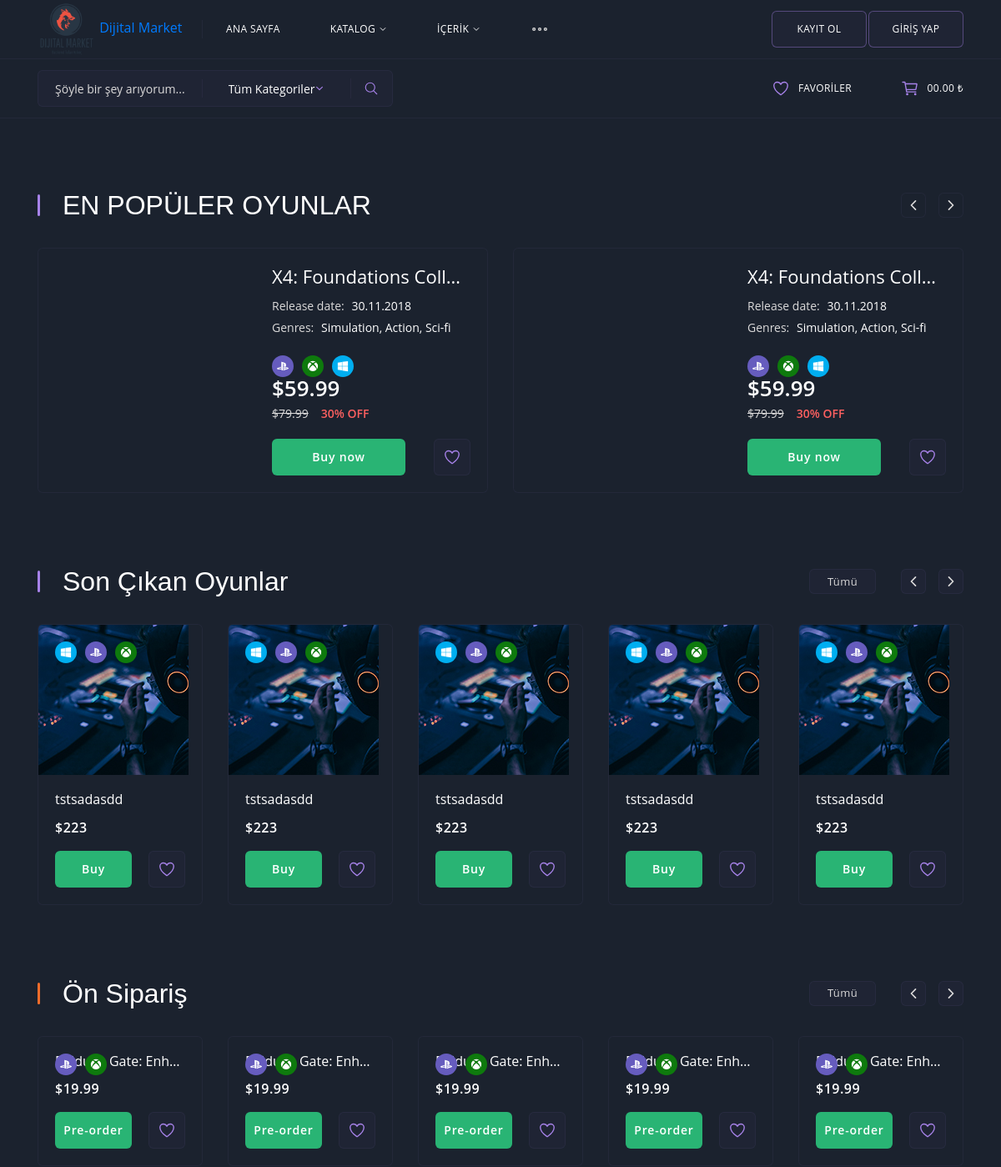
Before: / (upper part) with the older database file.
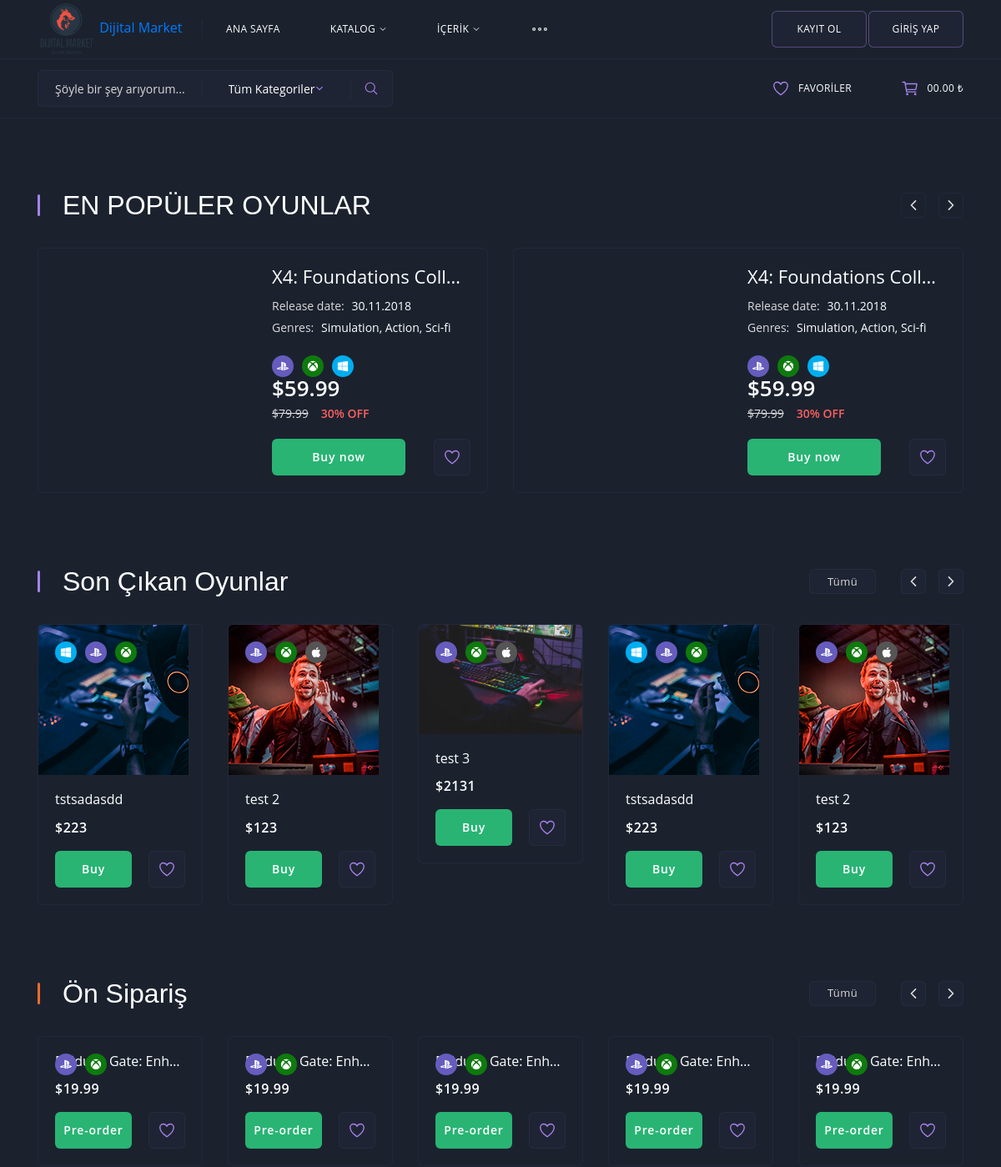
After: the same page with the newer database file.
### apps/game/models.py (models this page shows, shortened)
class Game(models.Model):
    user = models.ForeignKey(settings.AUTH_USER_MODEL, on_delete=models.CASCADE, related_name='oyunlar', related_query_name='oyun')
    name = models.CharField(max_length=35)
    price = models.PositiveSmallIntegerField()
    developer = models.CharField(max_length=55)
    description = models.TextField()
    release_date = models.DateField(null=True, blank=True)
    banner = models.ImageField(upload_to=upload_banner)
    requirements_minimum = models.TextField(null=True, blank=True)
    requirements_recommended = models.TextField(null=True, blank=True)
    on_sale = models.BooleanField(default=True)
    pre_order = models.BooleanField(default=False)
    stock = models.PositiveIntegerField()
    genres = models.ManyToManyField(Genre)
    languages = models.ManyToManyField(Language)
    platform = models.ManyToManyField(Platform)
    favourites = models.ManyToManyField(settings.AUTH_USER_MODEL, related_name='favourites', blank=True)
    created_at = models.DateTimeField(auto_now_add=True)
    updated_at = models.DateTimeField(auto_now=True)
    slug = models.SlugField(max_length=255, unique=True)
    manager = GameManager()
    def get_platforms(self):
        platform_set = self.platform.all()
        platforms = [platform.name for platform in platform_set]
        return platforms
    def get_absolute_url(self):
        return reverse('game:detail', kwargs={'slug': self.slug})

### apps/game/views.py (the view)
# urls.py: path('', GameHomeView.as_view(), name='home'),
class GameHomeView(ListView):
    model = Game
    template_name = 'base/home.html'
    def get_context_data(self, **kwargs):
        context = super(GameHomeView, self).get_context_data(**kwargs)
        context['latest_released_games'] = self.model.manager.get_latest_released_games(10)
        context['pre_ordered_games'] = self.model.manager.get_pre_ordered_games(10)
        return context

### apps/game/managers.py (called while the page is built)
    def latest_released_games(self, size):
        return self.filter(pre_order=False).order_by('-release_date')[:size]

    def pre_ordered_games(self, size):
        return self.filter(pre_order=True).order_by('-release_date')[:size]

    def get_queryset(self):
        return GameQuerySet(self.model, using=self._db).select_related('user').prefetch_related('genres', 'languages', 'platform', 'favourites').all()

    def get_latest_released_games(self, size):
        return self.get_queryset().latest_released_games(size)

    def get_pre_ordered_games(self, size):
        return self.get_queryset().pre_ordered_games(size)

### templates/base/home.html (shortened to what this page needs)
{% extends 'layout.html' %}
{% load static %}
{% block content %}
<section class="section section--bg section--first" data-bg="">
    <div class="container">
        <div class="row">
            <div class="col-12">
                <div class="section__title-wrap">
                    <h2 class="section__title section__title--title"><b>En Popüler</b> Oyunlar</h2>
                    <div class="section__nav-wrap">
                        <button class="section__nav section__nav--bg section__nav--prev" type="button" data-nav="#carousel0">
                            <svg xmlns='http://www.w3.org/2000/svg' width='512' height='512' viewbox='0 0 512 512'><polyline points='328 112 184 256 328 400' style='fill:none;stroke-linecap:round;stroke-linejoin:round;stroke-width:48px'></polyline></svg>
                        </button>
                        <button class="section__nav section__nav--bg section__nav--next" type="button" data-nav="#carousel0">
                            <svg xmlns='http://www.w3.org/2000/svg' width='512' height='512' viewbox='0 0 512 512'><polyline points='184 112 328 256 184 400' style='fill:none;stroke-linecap:round;stroke-linejoin:round;stroke-width:48px'></polyline></svg>
                        </button>
                    </div>
                </div>
            </div>
            <div class="owl-carousel section__carousel section__carousel--big" id="carousel0">
                <div class="card card--big">
                    <a href="details.html" class="card__cover">
                    </a>
                    <div class="card__wrap">
                        <div class="card__title">
                            <h3><a href="details.html">X4: Foundations Collector's Edition</a></h3>
                        </div>
                        <ul class="card__list">
                            <li><span>Release date:</span> 30.11.2018</li>
                            <li><span>Genres:</span> Simulation, Action, Sci-fi</li>
                        </ul>
                        <ul class="card__platforms">
                            <li class="ps"></li>
                            <li class="xb"></li>
                            <li class="wn"><svg xmlns='http://www.w3.org/2000/svg' width='512' height='512' viewbox='0 0 512 512'><path d='M480,265H232V444l248,36V265Z'></path><path d='M216,265H32V415l184,26.7V265Z'></path><path d='M480,32,232,67.4V249H480V32Z'></path><path d='M216,69.7,32,96V249H216V69.7Z'></path></svg></li>
                        </ul>
                        <div class="card__price">
                            <span>$59.99</span><s>$79.99</s><b>30% OFF</b>
                        </div>
                        <div class="card__actions">
                            <button class="card__buy" type="button">Buy now</button>
                            <button class="card__favorite" type="button">
                            </button>
                        </div>
                    </div>
                </div>
		    </div>
        </div>
    </div>
</section>
<section class="section">
		<div class="container">
			<div class="row">
				<div class="col-12">
					<div class="section__title-wrap">
						<h2 class="section__title"><b>Son Çıkan</b> Oyunlar</h2>
						<div class="section__nav-wrap">
							<a href="catalog.html" class="section__view">Tümü</a>
							<button class="section__nav section__nav--prev" type="button" data-nav="#carousel1">
								<svg xmlns='http://www.w3.org/2000/svg' width='512' height='512' viewbox='0 0 512 512'><polyline points='328 112 184 256 328 400' style='fill:none;stroke-linecap:round;stroke-linejoin:round;stroke-width:48px'></polyline></svg>
							</button>
							<button class="section__nav section__nav--next" type="button" data-nav="#carousel1">
								<svg xmlns='http://www.w3.org/2000/svg' width='512' height='512' viewbox='0 0 512 512'><polyline points='184 112 328 256 184 400' style='fill:none;stroke-linecap:round;stroke-linejoin:round;stroke-width:48px'></polyline></svg>
							</button>
						</div>
					</div>
				</div>
			</div>
		</div>
		<div class="owl-carousel section__carousel section__carousel--catalog" id="carousel1">
            {% for latest_game in latest_released_games %}
			<div class="card">
				<a href="{{ latest_game.get_absolute_url }}" class="card__cover">
					<img src="{{ latest_game.banner.url }}" alt="">
				</a>
				<ul class="card__platforms">
                {% for platform in latest_game.get_platforms %}
                    {% if 'Playstation' in platform %}
					<li class="ps"></li>
					{% elif 'XBox' in platform %}
                    <li class="xb"></li>
                    {% elif 'PC' in platform %}
					<li class="wn"></li>
                    {% elif 'Mobil' in platform %}
					<li class="ap"></li>
                    {% endif %}
                {% endfor %}
				</ul>
				<div class="card__title">
					<h3><a href="{{ latest_game.get_absolute_url }}">{{ latest_game.name }}</a></h3>
					<span>${{ latest_game.price }}</span>
				</div>
				<div class="card__actions">
					<button class="card__buy" type="button">Buy</button>
					<button class="card__favorite" type="button">
					</button>
				</div>
			</div>
            {% endfor %}
        </div>
</section>
<section class="section">
    <div class="container">
        <div class="row">
            <div class="col-12">
                <div class="section__title-wrap">
                    <h2 class="section__title section__title--pre">Ön Sipariş</h2>
                    <div class="section__nav-wrap">
                        <a href="catalog.html" class="section__view">Tümü</a>
                        <button class="section__nav section__nav--prev" type="button" data-nav="#carousel2">
                            <svg xmlns='http://www.w3.org/2000/svg' width='512' height='512' viewbox='0 0 512 512'><polyline points='328 112 184 256 328 400' style='fill:none;stroke-linecap:round;stroke-linejoin:round;stroke-width:48px'></polyline></svg>
                        </button>
                        <button class="section__nav section__nav--next" type="button" data-nav="#carousel2">
                            <svg xmlns='http://www.w3.org/2000/svg' width='512' height='512' viewbox='0 0 512 512'><polyline points='184 112 328 256 184 400' style='fill:none;stroke-linecap:round;stroke-linejoin:round;stroke-width:48px'></polyline></svg>
                        </button>
                    </div>
                </div>
            </div>
        </div>
    </div>
    <div class="owl-carousel section__carousel section__carousel--catalog" id="carousel2">
        <div class="card">
            <ul class="card__platforms">
                <li class="ps"></li>
                <li class="xb"></li>
            </ul>
            <div class="card__title">
                <h3><a href="details.html">Baldur's Gate: Enhanced Edition</a></h3>
                <span>$19.99</span>
            </div>
            <div class="card__actions">
                <button class="card__buy" type="button">Pre-order</button>
                <button class="card__favorite" type="button">
                </button>
            </div>
        </div>
    </div>
</section>
{% endblock content %}

### templates/layout.html (shortened to what this page needs)
<!DOCTYPE html>
{% load static %}
<html lang="tr">
<head>
	<link rel="stylesheet" href="https://stackpath.bootstrapcdn.com/bootstrap/4.5.2/css/bootstrap.min.css">
	<link rel="stylesheet" href="https://cdnjs.cloudflare.com/ajax/libs/OwlCarousel2/2.3.4/assets/owl.carousel.min.css" />
	<link rel="stylesheet" href="https://cdnjs.cloudflare.com/ajax/libs/magnific-popup.js/1.1.0/magnific-popup.css" />
	<link rel="stylesheet" href="https://cdnjs.cloudflare.com/ajax/libs/noUiSlider/11.1.0/nouislider.min.css" />
	<link rel="stylesheet" href="https://cdnjs.cloudflare.com/ajax/libs/malihu-custom-scrollbar-plugin/3.1.2/jquery.mCustomScrollbar.min.css" />
	<link rel="stylesheet" href="https://cdnjs.cloudflare.com/ajax/libs/paymentfont/1.2.5/css/paymentfont.min.css" />
	<link rel="stylesheet" href="{% static 'css/main.css' %}">
</head>
<body>
    {% include 'partials/header.html' %}
    <main>
        {% block content %}
        {% endblock content %}
    </main>
</body>
</html>

### templates/partials/header.html (shortened to what this page needs)
{% load static %}
<header class="header">
		<div class="header__wrap">
			<div class="container">
				<div class="row">
					<div class="col-12">
						<div class="header__content">
							<a href="{% url 'game:home' %}" class="header__logo">
								<img src="{% static 'img/icon/favicon-32x32.png' %}" alt="">
								<span>Dijital Market</span>
							</a>
							<ul class="header__nav">
								<li class="header__nav-item">
									<a class="header__nav-link" href="{% url 'game:home' %}">ANA SAYFA</a>
								</li>
								<li class="header__nav-item">
									<a class="header__nav-link" href="#" role="button" id="dropdownMenu1" data-toggle="dropdown" aria-haspopup="true" aria-expanded="false">KATALOG <svg xmlns='http://www.w3.org/2000/svg' class='ionicon' viewbox='0 0 512 512'><path fill='none' stroke='currentColor' stroke-linecap='round' stroke-linejoin='round' stroke-width='48' d='M112 184l144 144 144-144'></path></svg></a>
								</li>
								<li class="header__nav-item">
									<a class="header__nav-link" href="#" role="button" id="dropdownMenu2" data-toggle="dropdown" aria-haspopup="true" aria-expanded="false">İÇERİK <svg xmlns='http://www.w3.org/2000/svg' class='ionicon' viewbox='0 0 512 512'><path fill='none' stroke='currentColor' stroke-linecap='round' stroke-linejoin='round' stroke-width='48' d='M112 184l144 144 144-144'></path></svg></a>
								</li>
								<li class="header__nav-item">
									<a class="header__nav-link header__nav-link--more" href="#" role="button" id="dropdownMenu3" data-toggle="dropdown" aria-haspopup="true" aria-expanded="false">
									</a>
								</li>
							</ul>
							<div class="header__actions">
								<a href="signout.html" class="header__login">
									<span>Kayıt Ol</span>
								</a>
								<a href="signin.html" class="header__login">
									<span>Giriş Yap</span>
								</a>
							</div>
						</div>
					</div>
				</div>
			</div>
		</div>
		<div class="header__wrap">
			<div class="container">
				<div class="row">
					<div class="col-12">
						<div class="header__content">
							<form action="#" class="header__form">
								<input type="text" class="header__input" placeholder="Şöyle bir şey arıyorum...">
								<select class="header__select">
									<option value="0">Tüm Kategoriler</option>
								</select>
								<button class="header__btn" type="button">
								</button>
							</form>
							<div class="header__actions header__actions--2">
								<a href="{% url 'game:favourites' %}" class="header__link">
									<span>Favoriler</span>
								</a>
								<a href="checkout.html" class="header__link">
									<span>00.00 ₺</span>
								</a>
							</div>
						</div>
					</div>
				</div>
			</div>
		</div>
	</header>

### templates/partials/footer.html (shortened to what this page needs)
{% load static %}

Changed rows visible on the page:
added Game: banner (picture), name "test 2", price "123"
added Game: banner (picture), name "test 3", price "2131"
